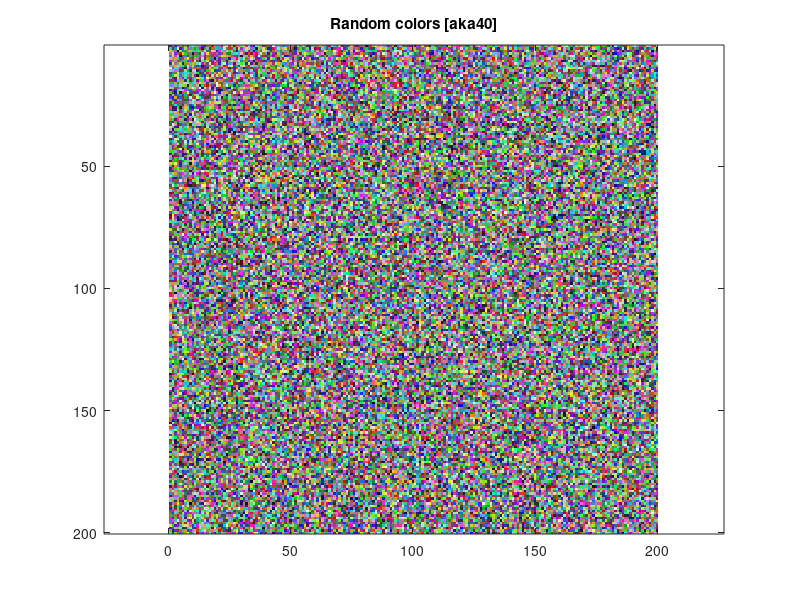

Write MATLAB code to recreate this figure.
clear
array = zeros(200,200,3);
array(:,:,1)= rand(200,200);
array(:,:,2)= rand(200,200);
array(:,:,3)= rand(200,200);
figure(1);clf
image(array)
axis equal
title("Random colors [aka40]")

print -dpng IP1_EX2_Plot1.png

% The images randomly colored dots. When the code is recompiled. The dots
% appear as if they were scattered in a different order. 